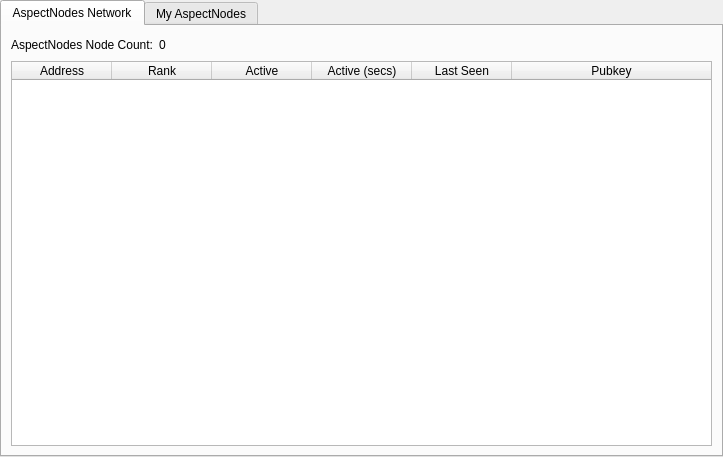
<?xml version="1.0" encoding="UTF-8"?>
<ui version="4.0">
 <class>MasternodeManager</class>
 <widget class="QWidget" name="MasternodeManager">
  <property name="geometry">
   <rect>
    <x>0</x>
    <y>0</y>
    <width>723</width>
    <height>457</height>
   </rect>
  </property>
  <property name="windowTitle">
   <string>Form</string>
  </property>
  <layout class="QVBoxLayout" name="topLayout">
   <property name="leftMargin">
    <number>0</number>
   </property>
   <property name="topMargin">
    <number>0</number>
   </property>
   <property name="rightMargin">
    <number>0</number>
   </property>
   <property name="bottomMargin">
    <number>0</number>
   </property>
   <item>
    <layout class="QVBoxLayout" name="verticalLayout">
     <property name="bottomMargin">
      <number>0</number>
     </property>
     <item>
      <widget class="QTabWidget" name="tabWidget">
       <property name="currentIndex">
        <number>0</number>
       </property>
       <widget class="QWidget" name="tab">
        <attribute name="title">
         <string>AspectNodes Network</string>
        </attribute>
        <layout class="QGridLayout" name="gridLayout">
         <item row="1" column="0">
          <widget class="QTableWidget" name="tableWidget">
           <property name="editTriggers">
            <set>QAbstractItemView::NoEditTriggers</set>
           </property>
           <property name="alternatingRowColors">
            <bool>true</bool>
           </property>
           <property name="selectionBehavior">
            <enum>QAbstractItemView::SelectRows</enum>
           </property>
           <attribute name="horizontalHeaderStretchLastSection">
            <bool>true</bool>
           </attribute>
           <column>
            <property name="text">
             <string>Address</string>
            </property>
           </column>
           <column>
            <property name="text">
             <string>Rank</string>
            </property>
           </column>
           <column>
            <property name="text">
             <string>Active</string>
            </property>
           </column>
           <column>
            <property name="text">
             <string>Active (secs)</string>
            </property>
           </column>
           <column>
            <property name="text">
             <string>Last Seen</string>
            </property>
           </column>
           <column>
            <property name="text">
             <string>Pubkey</string>
            </property>
           </column>
          </widget>
         </item>
         <item row="0" column="0">
          <layout class="QHBoxLayout" name="horizontalLayout_3">
           <property name="bottomMargin">
            <number>0</number>
           </property>
           <item>
            <widget class="QLabel" name="label_2">
             <property name="text">
              <string>AspectNodes Node Count:</string>
             </property>
            </widget>
           </item>
           <item>
            <widget class="QLabel" name="countLabel">
             <property name="text">
              <string>0</string>
             </property>
            </widget>
           </item>
           <item>
            <spacer name="horizontalSpacer_3">
             <property name="orientation">
              <enum>Qt::Horizontal</enum>
             </property>
             <property name="sizeHint" stdset="0">
              <size>
               <width>40</width>
               <height>20</height>
              </size>
             </property>
            </spacer>
           </item>
          </layout>
         </item>
        </layout>
       </widget>
       <widget class="QWidget" name="tab_2">
        <attribute name="title">
         <string>My AspectNodes</string>
        </attribute>
        <layout class="QGridLayout" name="gridLayout_2">
         <item row="0" column="0">
          <layout class="QVBoxLayout" name="verticalLayout_2">
           <property name="bottomMargin">
            <number>0</number>
           </property>
           <item>
            <layout class="QHBoxLayout" name="horizontalLayout">
             <item>
              <widget class="QPushButton" name="createButton">
               <property name="text">
                <string>&amp;Create...</string>
               </property>
              </widget>
             </item>
             <item>
              <widget class="QPushButton" name="copyAddressButton">
               <property name="text">
                <string>Copy &amp;Address</string>
               </property>
              </widget>
             </item>
             <item>
              <spacer name="horizontalSpacer">
               <property name="orientation">
                <enum>Qt::Horizontal</enum>
               </property>
               <property name="sizeHint" stdset="0">
                <size>
                 <width>40</width>
                 <height>20</height>
                </size>
               </property>
              </spacer>
             </item>
            </layout>
           </item>
           <item>
            <widget class="QTableWidget" name="tableWidget_2">
             <property name="editTriggers">
              <set>QAbstractItemView::NoEditTriggers</set>
             </property>
             <property name="alternatingRowColors">
              <bool>true</bool>
             </property>
             <property name="selectionMode">
              <enum>QAbstractItemView::SingleSelection</enum>
             </property>
             <property name="selectionBehavior">
              <enum>QAbstractItemView::SelectRows</enum>
             </property>
             <attribute name="horizontalHeaderStretchLastSection">
              <bool>true</bool>
             </attribute>
             <column>
              <property name="text">
               <string>Alias</string>
              </property>
             </column>
             <column>
              <property name="text">
               <string>IP/Onion</string>
              </property>
             </column>
             <column>
              <property name="text">
               <string>Status</string>
              </property>
             </column>
             <column>
              <property name="text">
               <string>Collateral Address</string>
              </property>
             </column>
            </widget>
           </item>
           <item>
            <layout class="QHBoxLayout" name="horizontalLayout_2">
             <property name="bottomMargin">
              <number>0</number>
             </property>
             <item>
              <widget class="QPushButton" name="editButton">
               <property name="text">
                <string>&amp;Edit</string>
               </property>
              </widget>
             </item>
             <item>
              <widget class="QPushButton" name="getConfigButton">
               <property name="text">
                <string>&amp;Get Config</string>
               </property>
              </widget>
             </item>
             <item>
              <widget class="QPushButton" name="removeButton">
               <property name="text">
                <string>&amp;Remove</string>
               </property>
              </widget>
             </item>
             <item>
              <spacer name="horizontalSpacer_2">
               <property name="orientation">
                <enum>Qt::Horizontal</enum>
               </property>
               <property name="sizeHint" stdset="0">
                <size>
                 <width>40</width>
                 <height>20</height>
                </size>
               </property>
              </spacer>
             </item>
            </layout>
           </item>
           <item>
            <layout class="QHBoxLayout" name="horizontalLayout_4">
             <property name="bottomMargin">
              <number>0</number>
             </property>
             <item>
              <widget class="QPushButton" name="startButton">
               <property name="text">
                <string>&amp;Start</string>
               </property>
              </widget>
             </item>
             <item>
              <widget class="QPushButton" name="stopButton">
               <property name="text">
                <string>Sto&amp;p</string>
               </property>
              </widget>
             </item>
             <item>
              <spacer name="horizontalSpacer_4">
               <property name="orientation">
                <enum>Qt::Horizontal</enum>
               </property>
               <property name="sizeHint" stdset="0">
                <size>
                 <width>40</width>
                 <height>20</height>
                </size>
               </property>
              </spacer>
             </item>
            </layout>
           </item>
           <item>
            <layout class="QHBoxLayout" name="horizontalLayout_5">
             <property name="bottomMargin">
              <number>0</number>
             </property>
             <item>
              <widget class="QPushButton" name="startAllButton">
               <property name="text">
                <string>S&amp;tart All</string>
               </property>
              </widget>
             </item>
             <item>
              <widget class="QPushButton" name="stopAllButton">
               <property name="text">
                <string>St&amp;op All</string>
               </property>
              </widget>
             </item>
             <item>
              <spacer name="horizontalSpacer_5">
               <property name="orientation">
                <enum>Qt::Horizontal</enum>
               </property>
               <property name="sizeHint" stdset="0">
                <size>
                 <width>40</width>
                 <height>20</height>
                </size>
               </property>
              </spacer>
             </item>
            </layout>
           </item>
          </layout>
         </item>
        </layout>
       </widget>
      </widget>
     </item>
    </layout>
   </item>
  </layout>
 </widget>
 <resources/>
 <connections/>
</ui>
